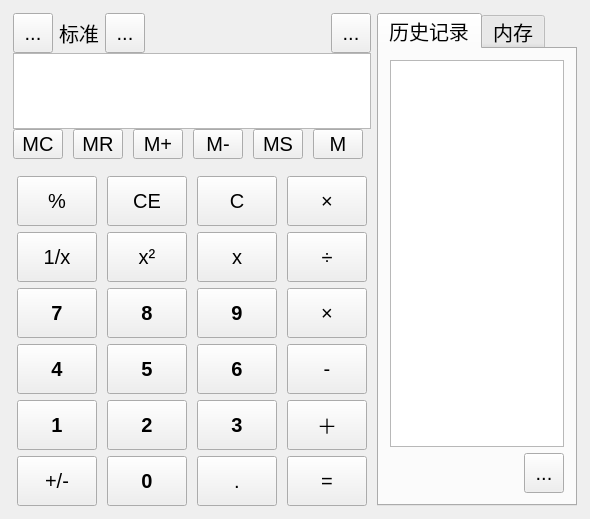
<?xml version="1.0" encoding="UTF-8"?>
<ui version="4.0">
 <class>MainWindow</class>
 <widget class="QMainWindow" name="MainWindow">
  <property name="geometry">
   <rect>
    <x>0</x>
    <y>0</y>
    <width>590</width>
    <height>519</height>
   </rect>
  </property>
  <property name="windowTitle">
   <string>MainWindow</string>
  </property>
  <widget class="QWidget" name="centralWidget">
   <layout class="QGridLayout" name="gridLayout">
    <property name="leftMargin">
     <number>2</number>
    </property>
    <property name="topMargin">
     <number>2</number>
    </property>
    <property name="rightMargin">
     <number>2</number>
    </property>
    <property name="bottomMargin">
     <number>2</number>
    </property>
    <property name="spacing">
     <number>1</number>
    </property>
    <item row="0" column="0">
     <widget class="QStackedWidget" name="stackedWidget">
      <property name="font">
       <font>
        <pointsize>15</pointsize>
       </font>
      </property>
      <property name="currentIndex">
       <number>0</number>
      </property>
      <widget class="QWidget" name="page">
       <layout class="QGridLayout" name="gridLayout_3">
        <item row="0" column="0">
         <widget class="QWidget" name="widget" native="true">
          <layout class="QGridLayout" name="gridLayout_2">
           <property name="leftMargin">
            <number>0</number>
           </property>
           <property name="topMargin">
            <number>0</number>
           </property>
           <property name="rightMargin">
            <number>0</number>
           </property>
           <property name="bottomMargin">
            <number>0</number>
           </property>
           <property name="spacing">
            <number>0</number>
           </property>
           <item row="0" column="0">
            <layout class="QHBoxLayout" name="horizontalLayout_2">
             <item>
              <layout class="QHBoxLayout" name="horizontalLayout">
               <item>
                <widget class="QToolButton" name="toolButton">
                 <property name="minimumSize">
                  <size>
                   <width>40</width>
                   <height>40</height>
                  </size>
                 </property>
                 <property name="maximumSize">
                  <size>
                   <width>40</width>
                   <height>40</height>
                  </size>
                 </property>
                 <property name="text">
                  <string>...</string>
                 </property>
                </widget>
               </item>
               <item>
                <widget class="QLabel" name="label">
                 <property name="text">
                  <string>标准</string>
                 </property>
                </widget>
               </item>
               <item>
                <widget class="QToolButton" name="toolButton_2">
                 <property name="minimumSize">
                  <size>
                   <width>40</width>
                   <height>40</height>
                  </size>
                 </property>
                 <property name="maximumSize">
                  <size>
                   <width>40</width>
                   <height>40</height>
                  </size>
                 </property>
                 <property name="text">
                  <string>...</string>
                 </property>
                </widget>
               </item>
              </layout>
             </item>
             <item>
              <spacer name="horizontalSpacer">
               <property name="orientation">
                <enum>Qt::Horizontal</enum>
               </property>
               <property name="sizeHint" stdset="0">
                <size>
                 <width>40</width>
                 <height>20</height>
                </size>
               </property>
              </spacer>
             </item>
             <item>
              <widget class="QToolButton" name="toolButton_33">
               <property name="minimumSize">
                <size>
                 <width>40</width>
                 <height>40</height>
                </size>
               </property>
               <property name="maximumSize">
                <size>
                 <width>40</width>
                 <height>40</height>
                </size>
               </property>
               <property name="text">
                <string>...</string>
               </property>
              </widget>
             </item>
            </layout>
           </item>
           <item row="4" column="0">
            <layout class="QVBoxLayout" name="verticalLayout">
             <item>
              <spacer name="verticalSpacer">
               <property name="orientation">
                <enum>Qt::Vertical</enum>
               </property>
               <property name="sizeHint" stdset="0">
                <size>
                 <width>20</width>
                 <height>40</height>
                </size>
               </property>
              </spacer>
             </item>
             <item>
              <layout class="QHBoxLayout" name="horizontalLayout_4">
               <item>
                <widget class="QToolButton" name="toolButton_8">
                 <property name="minimumSize">
                  <size>
                   <width>80</width>
                   <height>50</height>
                  </size>
                 </property>
                 <property name="font">
                  <font>
                   <pointsize>15</pointsize>
                  </font>
                 </property>
                 <property name="text">
                  <string>%</string>
                 </property>
                </widget>
               </item>
               <item>
                <widget class="QToolButton" name="toolButton_9">
                 <property name="minimumSize">
                  <size>
                   <width>80</width>
                   <height>50</height>
                  </size>
                 </property>
                 <property name="font">
                  <font>
                   <pointsize>15</pointsize>
                  </font>
                 </property>
                 <property name="text">
                  <string>CE</string>
                 </property>
                </widget>
               </item>
               <item>
                <widget class="QToolButton" name="toolButton_10">
                 <property name="minimumSize">
                  <size>
                   <width>80</width>
                   <height>50</height>
                  </size>
                 </property>
                 <property name="font">
                  <font>
                   <pointsize>15</pointsize>
                  </font>
                 </property>
                 <property name="text">
                  <string>C</string>
                 </property>
                </widget>
               </item>
               <item>
                <widget class="QToolButton" name="toolButton_11">
                 <property name="minimumSize">
                  <size>
                   <width>80</width>
                   <height>50</height>
                  </size>
                 </property>
                 <property name="font">
                  <font>
                   <pointsize>15</pointsize>
                  </font>
                 </property>
                 <property name="text">
                  <string>×</string>
                 </property>
                </widget>
               </item>
              </layout>
             </item>
             <item>
              <layout class="QHBoxLayout" name="horizontalLayout_5">
               <item>
                <widget class="QToolButton" name="toolButton_12">
                 <property name="minimumSize">
                  <size>
                   <width>80</width>
                   <height>50</height>
                  </size>
                 </property>
                 <property name="font">
                  <font>
                   <pointsize>15</pointsize>
                  </font>
                 </property>
                 <property name="text">
                  <string>1/x</string>
                 </property>
                </widget>
               </item>
               <item>
                <widget class="QToolButton" name="toolButton_13">
                 <property name="minimumSize">
                  <size>
                   <width>80</width>
                   <height>50</height>
                  </size>
                 </property>
                 <property name="font">
                  <font>
                   <pointsize>15</pointsize>
                  </font>
                 </property>
                 <property name="text">
                  <string>x²</string>
                 </property>
                </widget>
               </item>
               <item>
                <widget class="QToolButton" name="toolButton_14">
                 <property name="minimumSize">
                  <size>
                   <width>80</width>
                   <height>50</height>
                  </size>
                 </property>
                 <property name="font">
                  <font>
                   <pointsize>15</pointsize>
                  </font>
                 </property>
                 <property name="text">
                  <string>x</string>
                 </property>
                </widget>
               </item>
               <item>
                <widget class="QToolButton" name="toolButton_15">
                 <property name="minimumSize">
                  <size>
                   <width>80</width>
                   <height>50</height>
                  </size>
                 </property>
                 <property name="font">
                  <font>
                   <pointsize>15</pointsize>
                  </font>
                 </property>
                 <property name="text">
                  <string>÷</string>
                 </property>
                </widget>
               </item>
              </layout>
             </item>
             <item>
              <layout class="QHBoxLayout" name="horizontalLayout_6">
               <item>
                <widget class="QToolButton" name="toolButton_16">
                 <property name="minimumSize">
                  <size>
                   <width>80</width>
                   <height>50</height>
                  </size>
                 </property>
                 <property name="font">
                  <font>
                   <pointsize>15</pointsize>
                   <weight>75</weight>
                   <bold>true</bold>
                  </font>
                 </property>
                 <property name="text">
                  <string>7</string>
                 </property>
                </widget>
               </item>
               <item>
                <widget class="QToolButton" name="toolButton_17">
                 <property name="minimumSize">
                  <size>
                   <width>80</width>
                   <height>50</height>
                  </size>
                 </property>
                 <property name="font">
                  <font>
                   <pointsize>15</pointsize>
                   <weight>75</weight>
                   <bold>true</bold>
                  </font>
                 </property>
                 <property name="text">
                  <string>8</string>
                 </property>
                </widget>
               </item>
               <item>
                <widget class="QToolButton" name="toolButton_18">
                 <property name="minimumSize">
                  <size>
                   <width>80</width>
                   <height>50</height>
                  </size>
                 </property>
                 <property name="font">
                  <font>
                   <pointsize>15</pointsize>
                   <weight>75</weight>
                   <bold>true</bold>
                  </font>
                 </property>
                 <property name="text">
                  <string>9</string>
                 </property>
                </widget>
               </item>
               <item>
                <widget class="QToolButton" name="toolButton_19">
                 <property name="minimumSize">
                  <size>
                   <width>80</width>
                   <height>50</height>
                  </size>
                 </property>
                 <property name="font">
                  <font>
                   <pointsize>15</pointsize>
                  </font>
                 </property>
                 <property name="text">
                  <string>×</string>
                 </property>
                </widget>
               </item>
              </layout>
             </item>
             <item>
              <layout class="QHBoxLayout" name="horizontalLayout_8">
               <item>
                <widget class="QToolButton" name="toolButton_24">
                 <property name="minimumSize">
                  <size>
                   <width>80</width>
                   <height>50</height>
                  </size>
                 </property>
                 <property name="font">
                  <font>
                   <pointsize>15</pointsize>
                   <weight>75</weight>
                   <bold>true</bold>
                  </font>
                 </property>
                 <property name="text">
                  <string>4</string>
                 </property>
                </widget>
               </item>
               <item>
                <widget class="QToolButton" name="toolButton_25">
                 <property name="minimumSize">
                  <size>
                   <width>80</width>
                   <height>50</height>
                  </size>
                 </property>
                 <property name="font">
                  <font>
                   <pointsize>15</pointsize>
                   <weight>75</weight>
                   <bold>true</bold>
                  </font>
                 </property>
                 <property name="text">
                  <string>5</string>
                 </property>
                </widget>
               </item>
               <item>
                <widget class="QToolButton" name="toolButton_26">
                 <property name="minimumSize">
                  <size>
                   <width>80</width>
                   <height>50</height>
                  </size>
                 </property>
                 <property name="font">
                  <font>
                   <pointsize>15</pointsize>
                   <weight>75</weight>
                   <bold>true</bold>
                  </font>
                 </property>
                 <property name="text">
                  <string>6</string>
                 </property>
                </widget>
               </item>
               <item>
                <widget class="QToolButton" name="toolButton_27">
                 <property name="minimumSize">
                  <size>
                   <width>80</width>
                   <height>50</height>
                  </size>
                 </property>
                 <property name="font">
                  <font>
                   <pointsize>15</pointsize>
                  </font>
                 </property>
                 <property name="text">
                  <string>-</string>
                 </property>
                </widget>
               </item>
              </layout>
             </item>
             <item>
              <layout class="QHBoxLayout" name="horizontalLayout_7">
               <item>
                <widget class="QToolButton" name="toolButton_20">
                 <property name="minimumSize">
                  <size>
                   <width>80</width>
                   <height>50</height>
                  </size>
                 </property>
                 <property name="font">
                  <font>
                   <pointsize>15</pointsize>
                   <weight>75</weight>
                   <bold>true</bold>
                  </font>
                 </property>
                 <property name="text">
                  <string>1</string>
                 </property>
                </widget>
               </item>
               <item>
                <widget class="QToolButton" name="toolButton_21">
                 <property name="minimumSize">
                  <size>
                   <width>80</width>
                   <height>50</height>
                  </size>
                 </property>
                 <property name="font">
                  <font>
                   <pointsize>15</pointsize>
                   <weight>75</weight>
                   <bold>true</bold>
                  </font>
                 </property>
                 <property name="text">
                  <string>2</string>
                 </property>
                </widget>
               </item>
               <item>
                <widget class="QToolButton" name="toolButton_22">
                 <property name="minimumSize">
                  <size>
                   <width>80</width>
                   <height>50</height>
                  </size>
                 </property>
                 <property name="font">
                  <font>
                   <pointsize>15</pointsize>
                   <weight>75</weight>
                   <bold>true</bold>
                  </font>
                 </property>
                 <property name="text">
                  <string>3</string>
                 </property>
                </widget>
               </item>
               <item>
                <widget class="QToolButton" name="toolButton_23">
                 <property name="minimumSize">
                  <size>
                   <width>80</width>
                   <height>50</height>
                  </size>
                 </property>
                 <property name="font">
                  <font>
                   <pointsize>15</pointsize>
                  </font>
                 </property>
                 <property name="text">
                  <string>＋</string>
                 </property>
                </widget>
               </item>
              </layout>
             </item>
             <item>
              <layout class="QHBoxLayout" name="horizontalLayout_9">
               <item>
                <widget class="QToolButton" name="toolButton_28">
                 <property name="minimumSize">
                  <size>
                   <width>80</width>
                   <height>50</height>
                  </size>
                 </property>
                 <property name="font">
                  <font>
                   <pointsize>15</pointsize>
                  </font>
                 </property>
                 <property name="text">
                  <string>+/-</string>
                 </property>
                </widget>
               </item>
               <item>
                <widget class="QToolButton" name="toolButton_29">
                 <property name="minimumSize">
                  <size>
                   <width>80</width>
                   <height>50</height>
                  </size>
                 </property>
                 <property name="font">
                  <font>
                   <pointsize>15</pointsize>
                   <weight>75</weight>
                   <bold>true</bold>
                  </font>
                 </property>
                 <property name="text">
                  <string>0</string>
                 </property>
                </widget>
               </item>
               <item>
                <widget class="QToolButton" name="toolButton_30">
                 <property name="minimumSize">
                  <size>
                   <width>80</width>
                   <height>50</height>
                  </size>
                 </property>
                 <property name="font">
                  <font>
                   <pointsize>15</pointsize>
                  </font>
                 </property>
                 <property name="text">
                  <string>.</string>
                 </property>
                </widget>
               </item>
               <item>
                <widget class="QToolButton" name="toolButton_31">
                 <property name="minimumSize">
                  <size>
                   <width>80</width>
                   <height>50</height>
                  </size>
                 </property>
                 <property name="font">
                  <font>
                   <pointsize>15</pointsize>
                  </font>
                 </property>
                 <property name="text">
                  <string>=</string>
                 </property>
                </widget>
               </item>
              </layout>
             </item>
            </layout>
           </item>
           <item row="2" column="0">
            <widget class="QTextEdit" name="textEdit">
             <property name="maximumSize">
              <size>
               <width>16777215</width>
               <height>100</height>
              </size>
             </property>
            </widget>
           </item>
           <item row="3" column="0">
            <layout class="QHBoxLayout" name="horizontalLayout_3">
             <property name="spacing">
              <number>10</number>
             </property>
             <item>
              <widget class="QToolButton" name="toolButton_3">
               <property name="minimumSize">
                <size>
                 <width>50</width>
                 <height>30</height>
                </size>
               </property>
               <property name="maximumSize">
                <size>
                 <width>50</width>
                 <height>16777215</height>
                </size>
               </property>
               <property name="text">
                <string>MC</string>
               </property>
              </widget>
             </item>
             <item>
              <widget class="QToolButton" name="toolButton_4">
               <property name="minimumSize">
                <size>
                 <width>50</width>
                 <height>30</height>
                </size>
               </property>
               <property name="maximumSize">
                <size>
                 <width>50</width>
                 <height>16777215</height>
                </size>
               </property>
               <property name="text">
                <string>MR</string>
               </property>
              </widget>
             </item>
             <item>
              <widget class="QToolButton" name="toolButton_5">
               <property name="minimumSize">
                <size>
                 <width>50</width>
                 <height>30</height>
                </size>
               </property>
               <property name="maximumSize">
                <size>
                 <width>50</width>
                 <height>16777215</height>
                </size>
               </property>
               <property name="text">
                <string>M+</string>
               </property>
              </widget>
             </item>
             <item>
              <widget class="QToolButton" name="toolButton_6">
               <property name="minimumSize">
                <size>
                 <width>50</width>
                 <height>30</height>
                </size>
               </property>
               <property name="maximumSize">
                <size>
                 <width>50</width>
                 <height>16777215</height>
                </size>
               </property>
               <property name="text">
                <string>M-</string>
               </property>
              </widget>
             </item>
             <item>
              <widget class="QToolButton" name="toolButton_7">
               <property name="minimumSize">
                <size>
                 <width>50</width>
                 <height>30</height>
                </size>
               </property>
               <property name="maximumSize">
                <size>
                 <width>50</width>
                 <height>16777215</height>
                </size>
               </property>
               <property name="text">
                <string>MS</string>
               </property>
              </widget>
             </item>
             <item>
              <widget class="QToolButton" name="toolButton_32">
               <property name="minimumSize">
                <size>
                 <width>50</width>
                 <height>30</height>
                </size>
               </property>
               <property name="maximumSize">
                <size>
                 <width>50</width>
                 <height>16777215</height>
                </size>
               </property>
               <property name="text">
                <string>M</string>
               </property>
              </widget>
             </item>
             <item>
              <spacer name="horizontalSpacer_2">
               <property name="orientation">
                <enum>Qt::Horizontal</enum>
               </property>
               <property name="sizeHint" stdset="0">
                <size>
                 <width>40</width>
                 <height>20</height>
                </size>
               </property>
              </spacer>
             </item>
            </layout>
           </item>
          </layout>
         </widget>
        </item>
        <item row="0" column="1">
         <widget class="QTabWidget" name="tabWidget">
          <property name="minimumSize">
           <size>
            <width>200</width>
            <height>0</height>
           </size>
          </property>
          <property name="maximumSize">
           <size>
            <width>200</width>
            <height>16777215</height>
           </size>
          </property>
          <property name="currentIndex">
           <number>0</number>
          </property>
          <widget class="QWidget" name="tab">
           <attribute name="title">
            <string>历史记录</string>
           </attribute>
           <layout class="QVBoxLayout" name="verticalLayout_2">
            <item>
             <widget class="QListView" name="listView"/>
            </item>
            <item>
             <layout class="QHBoxLayout" name="horizontalLayout_10">
              <item>
               <spacer name="horizontalSpacer_3">
                <property name="orientation">
                 <enum>Qt::Horizontal</enum>
                </property>
                <property name="sizeHint" stdset="0">
                 <size>
                  <width>40</width>
                  <height>20</height>
                 </size>
                </property>
               </spacer>
              </item>
              <item>
               <widget class="QToolButton" name="toolButton_34">
                <property name="minimumSize">
                 <size>
                  <width>40</width>
                  <height>40</height>
                 </size>
                </property>
                <property name="maximumSize">
                 <size>
                  <width>40</width>
                  <height>40</height>
                 </size>
                </property>
                <property name="text">
                 <string>...</string>
                </property>
               </widget>
              </item>
             </layout>
            </item>
           </layout>
          </widget>
          <widget class="QWidget" name="tab_2">
           <attribute name="title">
            <string>内存</string>
           </attribute>
          </widget>
         </widget>
        </item>
       </layout>
      </widget>
      <widget class="QWidget" name="page_2"/>
     </widget>
    </item>
   </layout>
  </widget>
 </widget>
 <layoutdefault spacing="6" margin="11"/>
 <resources/>
 <connections/>
</ui>
